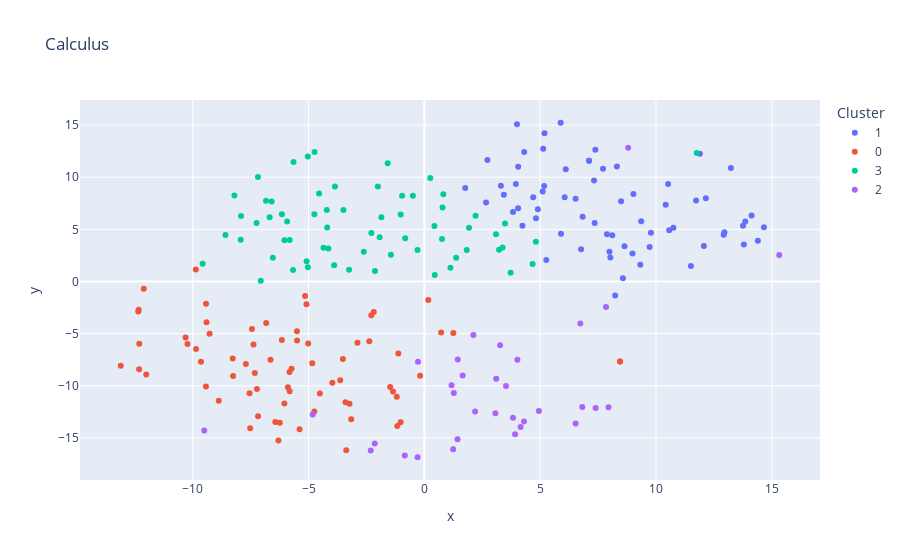

Notebook cell for this chart:
### Code cell
fig = px.scatter(
    df, x='x', y='y',
    hover_name="clear text", color="Cluster", title="Calculus"
)
fig.show()
